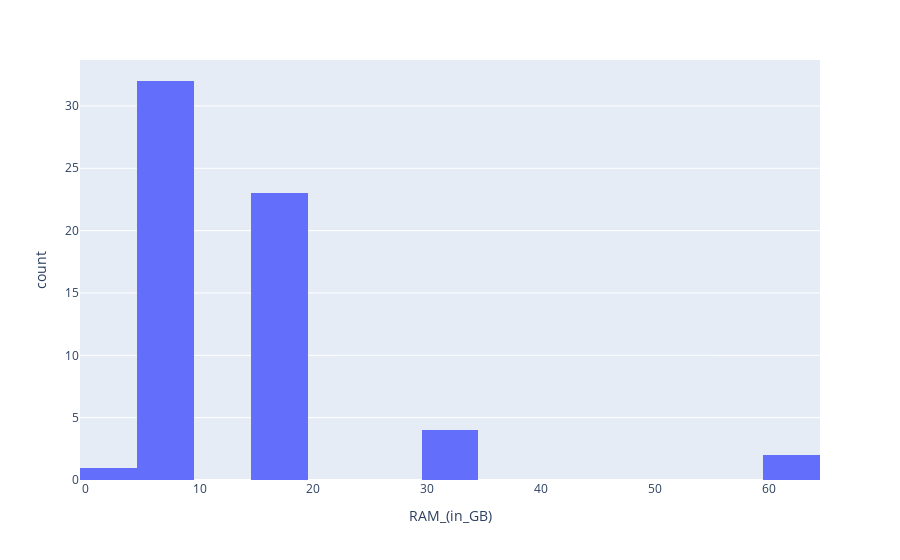

Here is the notebook cell this chart was saved with:
### Code cell
fig = px.histogram(data, x = 'RAM_(in_GB)')
fig.show()

### Figure 1 — Plotly figure (JSON) as saved in the notebook; plotly's stock layout.template omitted (floating-point values rounded to 4 significant figures)
{"data": [{"alignmentgroup": "True", "bingroup": "x", "hovertemplate": "RAM_(in_GB)=%{x}<br>count=%{y}<extra></extra>", "legendgroup": "", "marker": {"color": "#636efa", "pattern": {"shape": ""}}, "name": "", "offsetgroup": "", "orientation": "v", "showlegend": false, "type": "histogram", "x": [16, 8, 8, 32, 16, 16, 8, 8, 8, 8, 16, 16, 8, 16, 8, 16, 16, 8, 8, 8, 8, 8, 8, 8, 8, 16, 32, 8, 16, 8, 16, 16, 32, 16, 8, 16, 8, 8, 8, 16, 16, 16, 16, 4, 16, 64, 64, 8, 16, 16, 8, 32, 8, 8, 16, 8, 16, 8, 8, 8, 8, 8], "xaxis": "x", "yaxis": "y"}], "layout": {"autosize": true, "barmode": "relative", "legend": {"tracegroupgap": 0}, "margin": {"t": 60}, "xaxis": {"anchor": "y", "autorange": true, "domain": [0, 1], "range": [-0.5, 64.5], "title": {"text": "RAM_(in_GB)"}, "type": "linear"}, "yaxis": {"anchor": "x", "autorange": true, "domain": [0, 1], "range": [0, 33.68], "title": {"text": "count"}}}}
